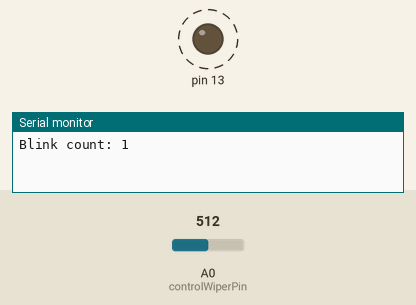
Recording of a sketch running on a simulated Arduino Uno, built with avr-gcc and run on an emulated ATmega328P. Shown: output pins drawn as LEDs (lit = HIGH), the last lines printed to the serial monitor. Dashed ring = blinking. The test bench sets the inputs (shaded band); at power-on: A0 (controlWiperPin) = 512.

Above: at 1.8 s.
1.9 s: A0 (controlWiperPin) set to 306
At 2.2 s:
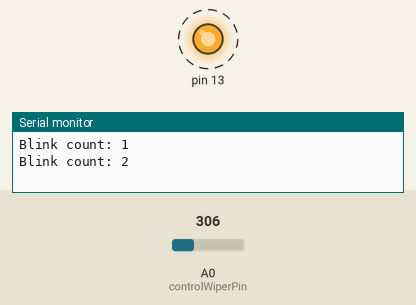
5.4 s: A0 (controlWiperPin) set to 122
8.9 s: A0 (controlWiperPin) set to 0
At 9.3 s:
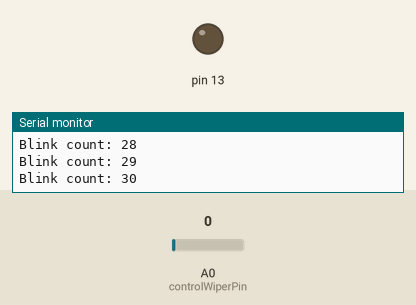
13.0 s: A0 (controlWiperPin) set to 511
At 13.26 s:
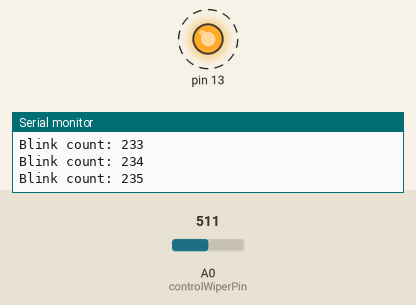
Timing chart, 0 to 18.1 s (numbered marks = the images above; inputs shaded):
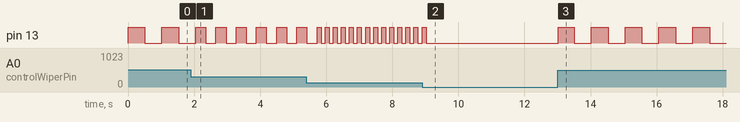

The sketch:

led_blink.ino
```cpp
/******************************************************************************
 * Author: Kripa Maria
 * Date: July 2026
 * Program: IIT Jammu Summer School 2026
 * Description: Progressive IoT speed-modulated system using potentiometer A0
 * input and active loop counting log output over standard UART lines.
 *****************************************************************************/

int loopAccumulator = 0;
const int controlWiperPin = A0;

void setup() {
  pinMode(13, OUTPUT);
  Serial.begin(9600);
}

void loop() {
  // Read potentiometer to control blink speed (0-1023 ms dynamic delay)
  int dynamicDelayRate = analogRead(controlWiperPin);

  digitalWrite(13, HIGH);
  delay(dynamicDelayRate);
  digitalWrite(13, LOW);
  delay(dynamicDelayRate);

  // Increment and log data to Serial Monitor
  loopAccumulator++;
  Serial.print("Blink count: ");
  Serial.println(loopAccumulator);
}
```

Measured:
- after the input at 1.9 s, pin 13: alternates HIGH for 0.31 s and LOW for 0.31 s, starting after 0.46 s
- after the input at 8.9 s, pin 13: goes on until 9.0 s, then stays LOW
- after the input at 13.0 s, pin 13: alternates HIGH for 0.51 s and LOW for 0.51 s, starting at once
- by itself, pin 13: alternates HIGH for 0.51 s and LOW for 0.51 s
